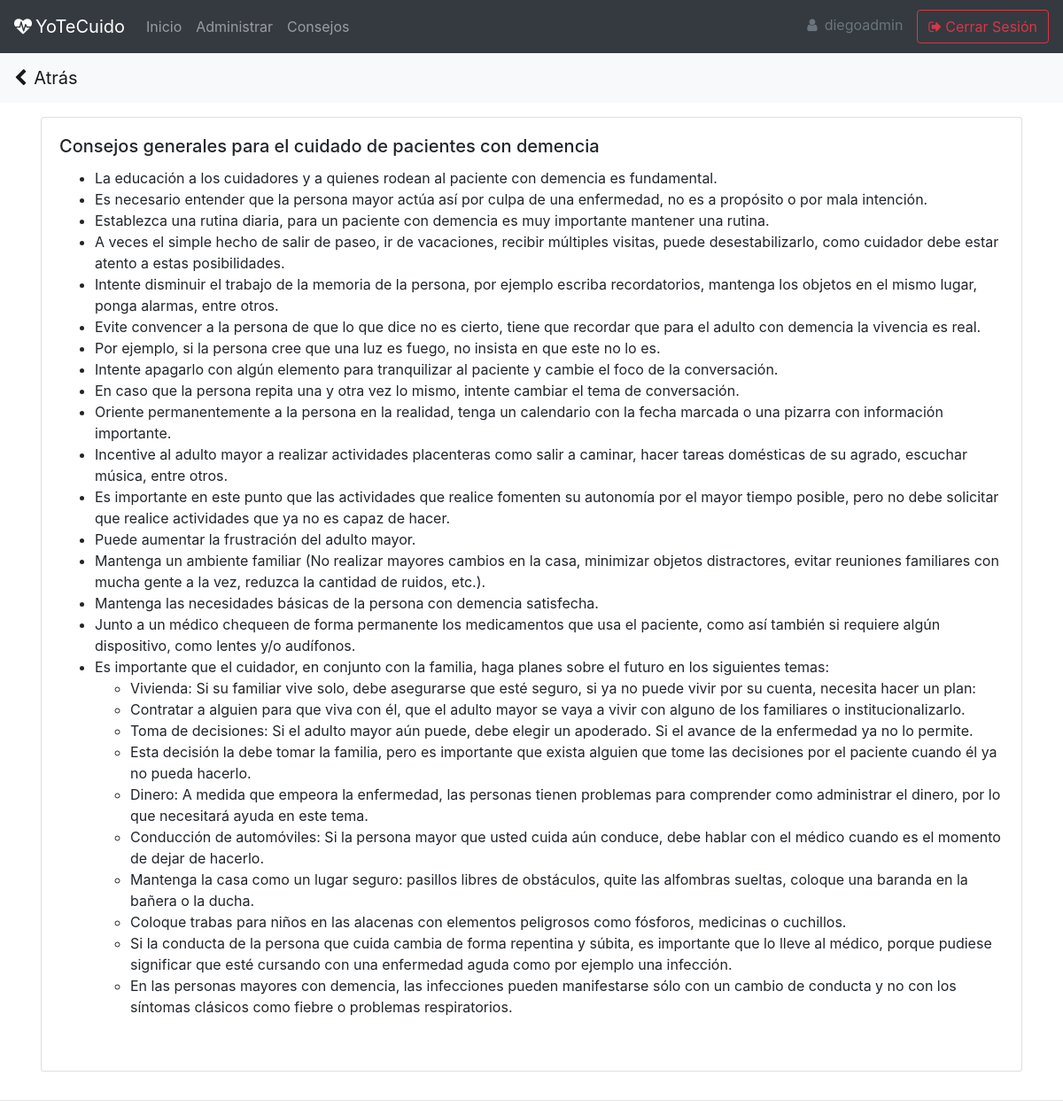
Screenshot of /content/consejos/contr3/13/ (signed in) with the database file from the repository.
### registration/models.py (models this page shows)
class User(AbstractUser):
    is_medico = models.BooleanField(default=False, verbose_name='Médico')
    is_cuidador = models.BooleanField(default=False, verbose_name='Cuidador')
    is_gestionador = models.BooleanField(default=False, verbose_name='Gestionador')

### content/models.py (models this page shows, shortened)
class Tema(models.Model):
    creado_por = models.ForeignKey(settings.AUTH_USER_MODEL, on_delete=models.CASCADE, verbose_name='Creado_por')
    subtopico = models.ForeignKey(Subtopico, on_delete=models.CASCADE, default=None, blank=True, null=True, verbose_name='Subtópico')
    topico = models.ForeignKey(Topico, on_delete=models.CASCADE, verbose_name='Tópico')
    nombre = models.CharField(max_length=100, verbose_name='Nombre')
    imagen = models.ImageField(verbose_name='Imagen', null=True, upload_to="temas")
    fecha_creacion = models.DateTimeField(auto_now_add=True, verbose_name='Fecha de creación')
    class Meta:
        verbose_name = 'Tema'
        verbose_name_plural = 'Temas'
        ordering = ['topico', 'subtopico']

class DetalleTema(models.Model):
    creado_por = models.ForeignKey(settings.AUTH_USER_MODEL, on_delete=models.CASCADE, verbose_name='Creado_por')
    tema = models.ForeignKey(Tema, on_delete=models.CASCADE, default=None, blank=True, null=True, verbose_name='Tema')
    subtopico = models.ForeignKey(Subtopico, on_delete=models.CASCADE, default=None, blank=True, null=True, verbose_name='Subtópico')
    topico = models.ForeignKey(Topico, on_delete=models.CASCADE, verbose_name='Tópico')
    descripcion = RichTextField(default="",verbose_name='Descripción')
    fecha_creacion = models.DateTimeField(auto_now_add=True, verbose_name='Fecha de creación')
    class Meta:
        verbose_name = 'Detalle de Tema'
        verbose_name_plural = 'Detalle de Temas'
        ordering = ['topico']

### content/views.py (the view)
# urls.py: path('consejos/contr3/<int:id_tema>/', views.tema_controlador, name='tema_controlador'),
@login_required
def tema_controlador(request, id_tema):
    nombreTema = Tema.objects.get(id = id_tema)
    detalles = DetalleTema.objects.filter(tema__id = id_tema)
    if detalles:
        return render(request, 'content/detalles.html', {'detalles': detalles, 'nombreAnterior': nombreTema})

### content/templates/content/detalles.html (shortened to what this page needs)
{% extends "core/base.html" %}
{% block content %}
    <div class="row">
        {% for detalle in detalles %}
            <div class="col-sm-12">
                <div class="card">
                    <div class="card-body">
                        <h5 class="card-title">{{nombreAnterior.nombre}}</h5>
                        <div class="card-text">
                            {{detalle.descripcion|safe}}
                        </div>
                    </div>
                </div>
            </div>
        {% endfor %}
    </div>
{% endblock  %}

### core/templates/core/base.html (shortened to what this page needs)
<!DOCTYPE html>
<html lang="en">
<head>
    <link rel="stylesheet" href="https://stackpath.bootstrapcdn.com/bootstrap/4.5.2/css/bootstrap.min.css">
    <link rel="stylesheet" type="text/css" href="https://cdn.datatables.net/1.10.22/css/jquery.dataTables.css">
    <link rel="stylesheet" href="https://cdn.datatables.net/responsive/2.2.6/css/responsive.dataTables.min.css">
    <link rel="stylesheet" href="https://stackpath.bootstrapcdn.com/font-awesome/4.7.0/css/font-awesome.min.css">
</head>
<body>
<nav class="navbar sticky-top navbar-expand-lg navbar-dark bg-dark">
  <a class="navbar-brand" {% if request.user.is_authenticated %}href="{% url 'home'%}"{% else %}href="{% url 'portada'%}"{% endif %}><i class="fa fa-heartbeat mr-1" aria-hidden="true"></i>YoTeCuido</a>
  <div class="collapse navbar-collapse" id="navbarSupportedContent">
    {% if request.user.is_authenticated %}
      <ul class="navbar-nav mr-auto">
        <li class="nav-item {% if '/content/' in request.path and '/consejos/' not in request.path %}active{% endif %}">
          <a class="nav-link" href="{% url 'home' %}">Inicio <span class="sr-only">(current)</span></a>
        </li>
        {% if not request.user.is_staff and request.user.is_cuidador %}
        <li class="nav-item {% if '/patient/' in request.path  %}active{% endif %}" >
          <a class="nav-link" href="{% url 'info_cuidador' %}">Cuidador</a>
        </li>
        <li class="nav-item {% if '/consejos/' in request.path %}active{% endif %}">
          <a class="nav-link" href="{% url 'consejos' %}">Consejos</a>
        </li>
        {% elif request.user.is_staff or request.user.is_gestionador %}
        <li class="nav-item {% if request.path == '/admin/' %}active{% endif %}">
          <a class="nav-link" href="/admin/">Administrar</a>
        </li>
        <li class="nav-item {% if request.path == '/content/consejos/' %}active{% endif %}">
          <a class="nav-link" href="{% url 'consejos' %}">Consejos</a>
        </li>
        {% endif %}
      </ul>
      <a class="nav-link disabled pl-0" href="#" tabindex="-1" aria-disabled="true"><i class="fa fa-user mr-2 mb-2" aria-hidden="true"></i>{{user.get_username}}</a>
      <a href="{% url 'logout' %}" class="btn btn-outline-danger" tabindex="-1" role="button" aria-disabled="true"><i class="fa fa-sign-out mr-1" aria-hidden="true"></i>Cerrar Sesión</a>
    {% endif %}
  </div>
</nav>
{% if request.user.is_authenticated and request.path != '/content/' %}
  <nav style="z-index: 1" class="navbar sticky-top navbar-light bg-light second-nav">
        <a href="" onClick="window.history.back();return false;" class="navbar-brand"><i class="fa fa-chevron-left mr-2" aria-hidden="true"></i>Atrás</a>
  </nav>
{% endif %}
<div class="container p-3">
    {% block content %}
    {% endblock %}
</div>
{% if request.path != "/accounts/login/" %}<hr>{% endif %}
</body>
</html>

### core/templates/core/base.html (style rules this page uses)
.second-nav { top: 56px; }

### rows the page displays
User: get_username "diegoadmin"
DetalleTema: descripcion "La educación a los cuidadores y a quienes rodean al paciente con demencia es fundamental. Es necesario entender que la persona mayor actúa así por culpa de una enfermedad, no es a propósito o por mala intención. Establezca una rutina diaria, para un paciente con demencia es muy importante mantener una rutina. A veces el simple hecho de salir de paseo, ir de vacaciones, recibir múltiples visitas, puede desestabilizarlo, como cuidador debe estar atento a estas posibilidades. Intente disminuir el trabajo de la memoria de la persona, por ejemplo escriba recordatorios, mantenga los objetos en el mismo lugar, ponga alarmas, entre otros. Evite convencer a la persona de que lo que dice no es…"
Tema: nombre "Consejos generales para el cuidado de pacientes con demencia"
